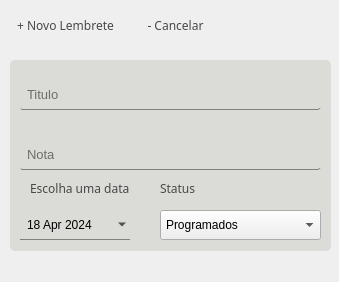
<?xml version="1.0" encoding="UTF-8"?>
<ui version="4.0">
 <class>MainWindow</class>
 <widget class="QMainWindow" name="MainWindow">
  <property name="geometry">
   <rect>
    <x>0</x>
    <y>0</y>
    <width>339</width>
    <height>282</height>
   </rect>
  </property>
  <property name="windowTitle">
   <string>MainWindow</string>
  </property>
  <widget class="QWidget" name="centralwidget">
   <widget class="QFrame" name="frame">
    <property name="geometry">
     <rect>
      <x>10</x>
      <y>60</y>
      <width>321</width>
      <height>191</height>
     </rect>
    </property>
    <property name="styleSheet">
     <string notr="true">#frame {
background-color:#Dbdcd8;
border-radius:5px;
}</string>
    </property>
    <property name="frameShape">
     <enum>QFrame::StyledPanel</enum>
    </property>
    <property name="frameShadow">
     <enum>QFrame::Raised</enum>
    </property>
    <widget class="QLineEdit" name="txtTitulo">
     <property name="geometry">
      <rect>
       <x>10</x>
       <y>20</y>
       <width>301</width>
       <height>30</height>
      </rect>
     </property>
     <property name="font">
      <font>
       <pointsize>10</pointsize>
      </font>
     </property>
     <property name="styleSheet">
      <string notr="true">#txtTitulo{
background-color:transparent;
border:none;
border-bottom:1px solid gray;
padding:5px;
border-radius:3px;
}</string>
     </property>
     <property name="placeholderText">
      <string>Titulo</string>
     </property>
    </widget>
    <widget class="QLineEdit" name="txtNotas">
     <property name="geometry">
      <rect>
       <x>10</x>
       <y>80</y>
       <width>301</width>
       <height>30</height>
      </rect>
     </property>
     <property name="font">
      <font>
       <pointsize>10</pointsize>
      </font>
     </property>
     <property name="styleSheet">
      <string notr="true">#txtNotas{
background-color:transparent;
border:none;
border-bottom:1px solid gray;
padding:5px;
border-radius:3px;
}</string>
     </property>
     <property name="placeholderText">
      <string>Nota</string>
     </property>
    </widget>
    <widget class="QDateEdit" name="txtDt">
     <property name="geometry">
      <rect>
       <x>10</x>
       <y>150</y>
       <width>110</width>
       <height>30</height>
      </rect>
     </property>
     <property name="styleSheet">
      <string notr="true">#txtDt{
background-color:transparent;
border:none;
border-bottom:1px solid gray;
padding:5px;

}</string>
     </property>
     <property name="dateTime">
      <datetime>
       <hour>0</hour>
       <minute>0</minute>
       <second>0</second>
       <year>2024</year>
       <month>4</month>
       <day>18</day>
      </datetime>
     </property>
     <property name="calendarPopup">
      <bool>true</bool>
     </property>
     <property name="timeSpec">
      <enum>Qt::TimeZone</enum>
     </property>
     <property name="date">
      <date>
       <year>2024</year>
       <month>4</month>
       <day>18</day>
      </date>
     </property>
    </widget>
    <widget class="QLabel" name="lblEscolha">
     <property name="geometry">
      <rect>
       <x>20</x>
       <y>120</y>
       <width>101</width>
       <height>16</height>
      </rect>
     </property>
     <property name="styleSheet">
      <string notr="true">#lblEscolha{
color:#484848;
font-family:sans-serif;
border-radius:5px;
}</string>
     </property>
     <property name="text">
      <string>Escolha uma data</string>
     </property>
    </widget>
    <widget class="QComboBox" name="comboBox">
     <property name="geometry">
      <rect>
       <x>150</x>
       <y>150</y>
       <width>161</width>
       <height>30</height>
      </rect>
     </property>
     <property name="styleSheet">
      <string notr="true">#comboBox{
padding:5px;
}</string>
     </property>
     <item>
      <property name="text">
       <string>Programados</string>
      </property>
     </item>
     <item>
      <property name="text">
       <string>Concluidos</string>
      </property>
     </item>
    </widget>
    <widget class="QLabel" name="lblStatus">
     <property name="geometry">
      <rect>
       <x>150</x>
       <y>120</y>
       <width>101</width>
       <height>16</height>
      </rect>
     </property>
     <property name="styleSheet">
      <string notr="true">#lblStatus{
color:#484848;
font-family:sans-serif;
border-radius:5px;
}</string>
     </property>
     <property name="text">
      <string>Status</string>
     </property>
    </widget>
   </widget>
   <widget class="QPushButton" name="btnNovo">
    <property name="geometry">
     <rect>
      <x>10</x>
      <y>10</y>
      <width>111</width>
      <height>31</height>
     </rect>
    </property>
    <property name="font">
     <font>
      <family>sans-serif</family>
     </font>
    </property>
    <property name="cursor">
     <cursorShape>PointingHandCursor</cursorShape>
    </property>
    <property name="styleSheet">
     <string notr="true">#btnNovo{
color:#484848;
font-family:sans-serif;
border-radius:5px;
}</string>
    </property>
    <property name="text">
     <string>+ Novo Lembrete</string>
    </property>
   </widget>
   <widget class="QPushButton" name="btnCancelar">
    <property name="geometry">
     <rect>
      <x>130</x>
      <y>10</y>
      <width>91</width>
      <height>31</height>
     </rect>
    </property>
    <property name="font">
     <font>
      <family>sans-serif</family>
     </font>
    </property>
    <property name="cursor">
     <cursorShape>PointingHandCursor</cursorShape>
    </property>
    <property name="styleSheet">
     <string notr="true">#btnCancelar{
color:#484848;
font-family:sans-serif;
border-radius:5px;
}</string>
    </property>
    <property name="text">
     <string>- Cancelar</string>
    </property>
   </widget>
  </widget>
 </widget>
 <resources/>
 <connections/>
</ui>
